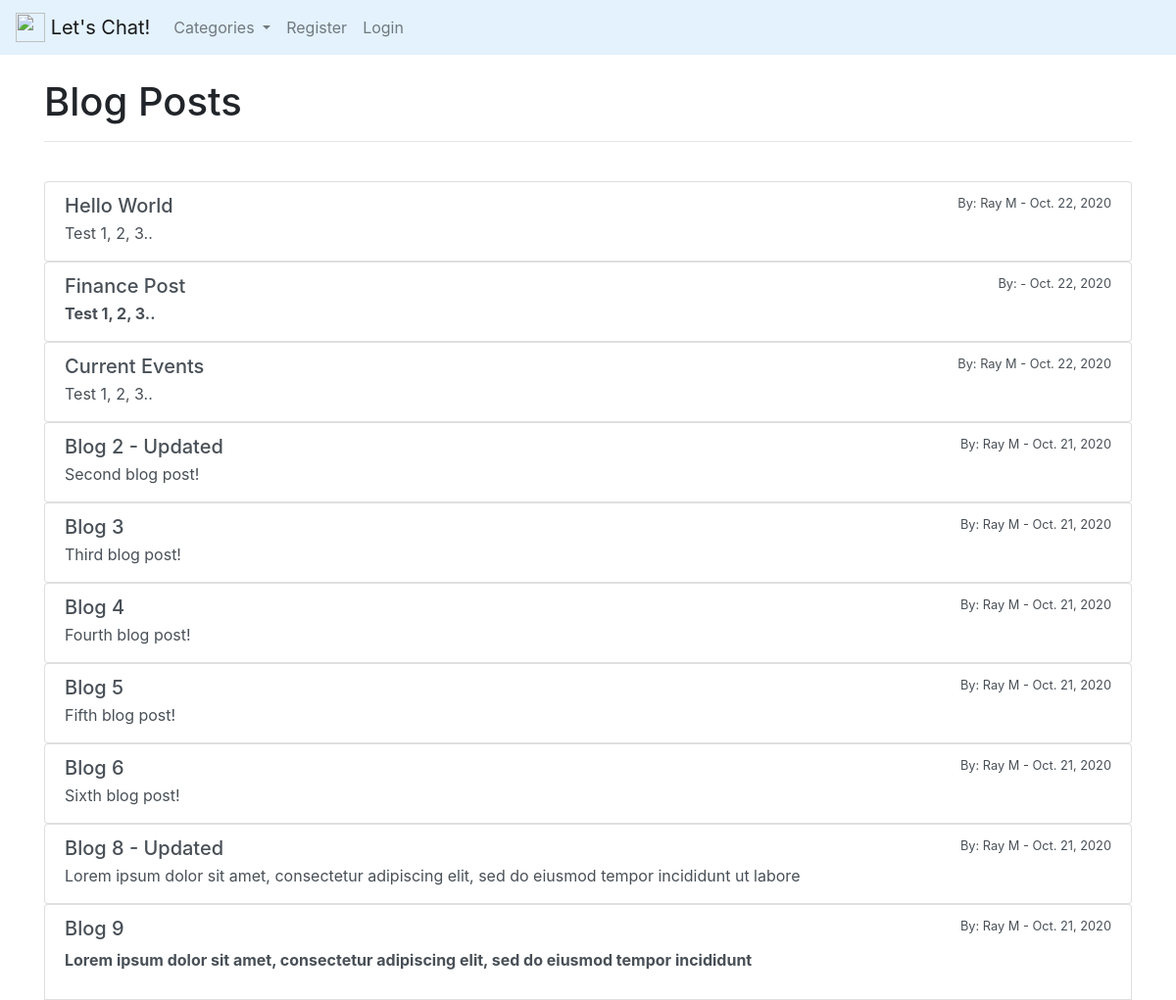
The app's page /, older data.
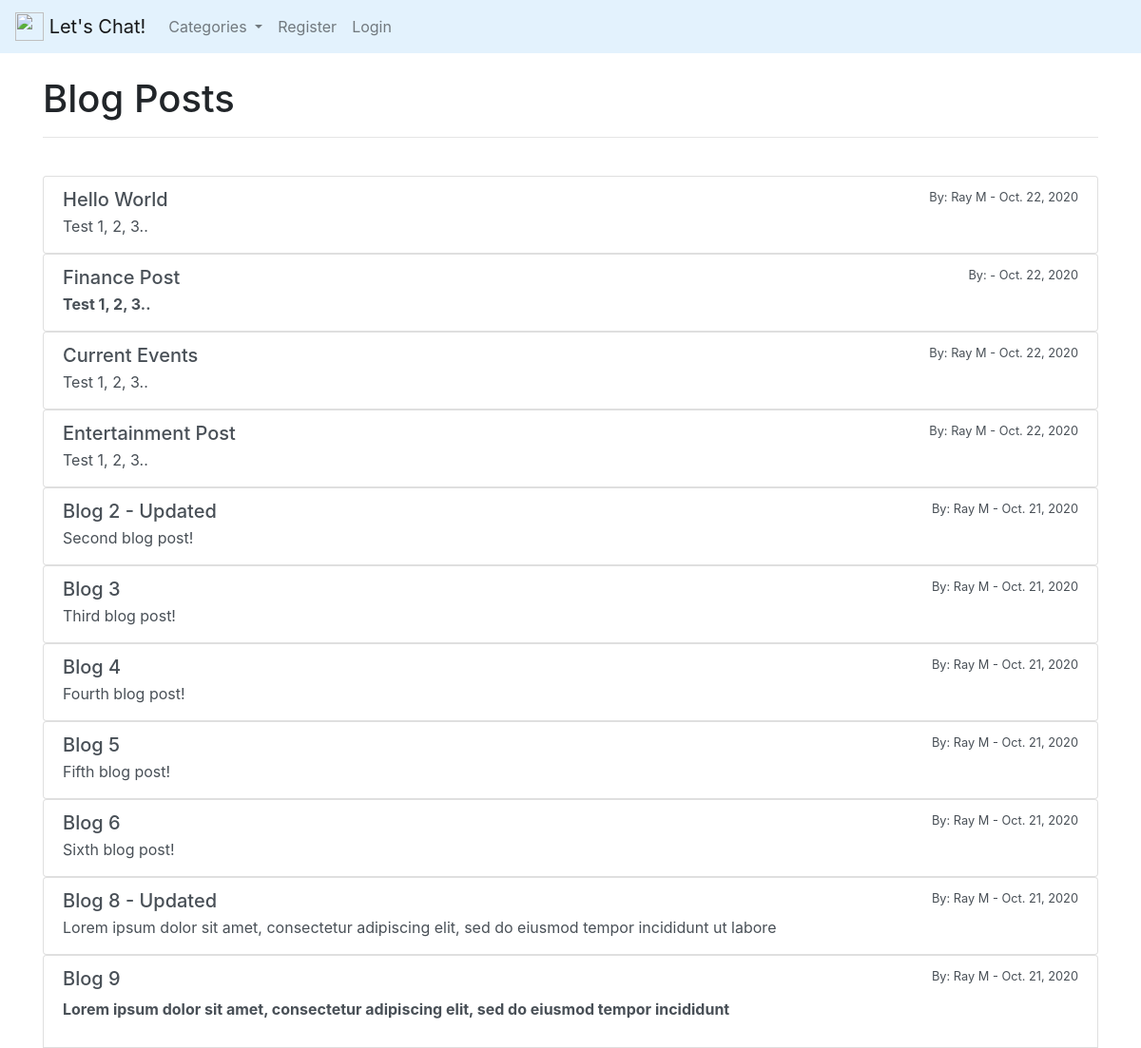
The same page, newer data.
### forum/models.py (models this page shows, shortened)
class Post(models.Model):
    title = models.CharField(max_length=250)
    title_tag = models.CharField(max_length=250)
    author = models.ForeignKey(User, on_delete=models.CASCADE)
    body = models.TextField()
    post_date = models.DateField(auto_now_add=True)
    category = models.CharField(
        max_length=250, default='Neutral', choices=option_list)
    likes = models.ManyToManyField(User, related_name='blog_posts')

### forum/views.py (the view)
# urls.py: path('', HomeView.as_view(), name='home'),
class HomeView(ListView):
    model = Post
    template_name = 'home.html'
    ordering = ['-post_date']
    def get_context_data(self, *args, **kwargs):
        ops_menu = Category.objects.all()
        context = super(HomeView, self).get_context_data(*args, **kwargs)
        context["ops_menu"] = ops_menu
        return context

### forum/models.py (called while the page is built)
    def __str__(self):
        return self.name

### forum/templates/home.html (shortened to what this page needs)
{% extends 'base.html' %}
{% block content %}
<h1>Blog Posts</h1>
<hr>
<br>
{% for post in object_list %}
    <div class="list-group">
        <a href="{% url 'post-detail' post.pk %}" class="list-group-item list-group-item-action">
        <div class="d-flex w-100 justify-content-between">
            <h5 class="mb-1">{{post.title}}</h5>
            <small>By: {{post.author.first_name}} {{post.author.last_name}} - {{post.post_date}}</small>
        </div>
        <p class="mb-1">{{post.body|slice:":100"|safe}}</p>
        </a>
    </div>
{% endfor %}
{% endblock %}

### forum/templates/base.html (shortened to what this page needs)
<!doctype html>
<html lang="en">
  <head>
    <link rel="stylesheet" href="https://cdn.jsdelivr.net/npm/bootstrap@4.5.3/dist/css/bootstrap.min.css">
  </head>
  <body>
    <nav class="navbar navbar-expand-lg navbar-light" style="background-color: #e3f2fd;">
        <a class="navbar-brand" href="{% url 'home' %}">
            <img src="https://images-na.ssl-images-amazon.com/images/I/71an3gGqHWL.png" width="30" height="30" class="d-inline-block align-top" alt="" loading="lazy">
            Let's Chat!
        </a>
        <div class="collapse navbar-collapse" id="navbarSupportedContent">
          <ul class="navbar-nav mr-auto">
            {% if ops_menu %}
            <li class="nav-item dropdown">
              <a class="nav-link dropdown-toggle" href="#" id="navbarDropdown" role="button" data-toggle="dropdown" aria-haspopup="true" aria-expanded="false">
                Categories
              </a>
            </li>
            {% else %}
            <li class="nav-item">
              <a class="nav-link" href="{% url 'category-list' %}">Categories</a>
            </li>
            {% endif %}
        {% if user.is_authenticated %}
            <li class="nav-item">
              <a class="nav-link" href="{% url 'post-add' %}">Add Post</a>
            </li>
            <li class="nav-item">
              <a class="nav-link" href="{% url 'category-add' %}">Add Category</a>
            </li>
          </ul>
        </div>
        <div class="navbar-nav">
            <a class="nav-item nav-link" href="{% url 'logout' %}">Logout</a>
        </div>
        {% else %}
            <li class="nav-item">
              <a class="nav-link" href="{% url 'register' %}">Register</a>
            </li>
            <li class="nav-item">
              <a class="nav-link" href="{% url 'login' %}">Login</a>
            </li>
          </ul>
        </div>
        {% endif %}
      </nav>
    <br>
    <div class="container">
        {% block content %}
        {% endblock %}
    </div>
  </body>
</html>

Row changes from the older to the newer data that the page shows:
added Post: title "Entertainment Post", author.first_name "Ray", author.last_name "M", post_date "Oct. 22, 2020", body "Test 1, 2, 3.."
